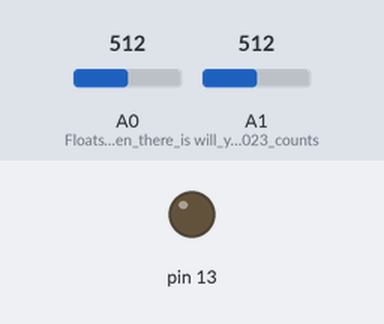
A sketch run on a simulated Arduino Micro, built with avr-gcc and run on an emulated ATmega32U4. Shown: output pins drawn as LEDs (lit = HIGH). The inputs (shaded band) are chosen by the test bench; at power-on: A0 (Floats_HIGH_when_there_is) = 512, A1 (will_yield_1023_counts) = 512. USB keyboard and mouse output is not drawn.

Above: at 1.2 s.
1.3 s: A0 (Floats_HIGH_when_there_is) set to 502
At 2.0 s:
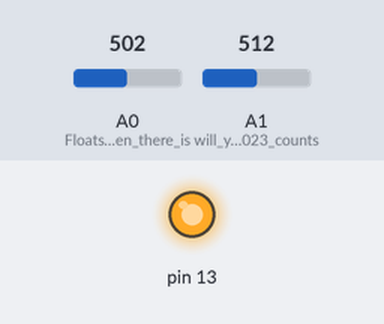
2.8 s: A0 (Floats_HIGH_when_there_is) set to 511
At 3.1 s:
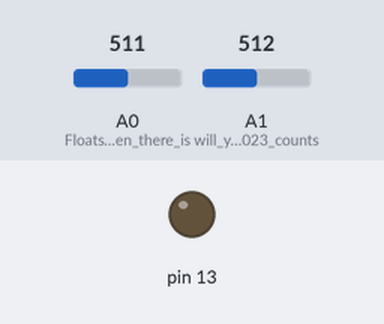
4.3 s: A0 (Floats_HIGH_when_there_is) set to 306
At 5.5 s:
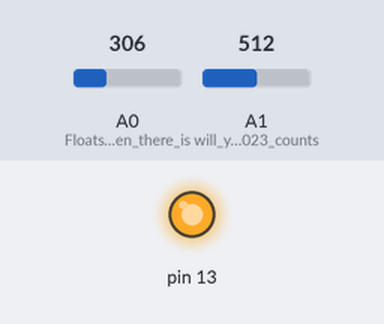
Timing chart, 0 to 7.3 s (numbered marks = the images above; inputs shaded):
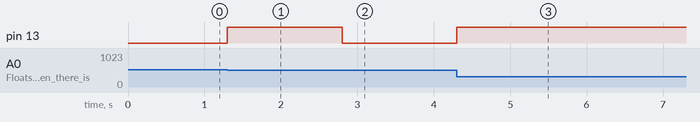

The sketch:

ZoomEndDebounce.ino
```cpp
/* This sketch uses a momentary contact E-Stop button (ASIN B07DYKQDJK) and the keyboard emulation
capabilities of the Arduino Micro, to send keystrokes to leave a Zoom meeting.  The E-Stop button
is set up so that actuation closes one circuit to ground (normally open, NO) and opens another
(normally closed, NC) also to ground.  We use A0 to monitor the voltage on the NO line and A1 to
monitor the voltage on the NC line. The values on AO are held HIGH (1023 counts) via the internal
PULL_UP and driven LOW when the NO switch is closed. Conversely, A1 values are held LOW by the NC
switch and pulled HIGH by the PULL_UP when the switch is opened.

The keyboard commands are OS specific, so you'll need to set the right flag.*/

#include<Keyboard.h>

#define WINDOWS // Change this flag to match your OS, either LINUX, OSX or WINDOWS
#define NORMAL // define DEBUG for development or NORMAL for production

constexpr int threshold = 1023 / 2; // Set at half of full scale for analog inputs
int NO_raw_value = 0;               //Normally OPEN side of the E-Stop Button
int NC_raw_value = 0;               //Normally CLOSED side of the E-Stop Button
bool is_button_pressed = false;
bool keystroke_sent = false;

void check_state_and_send_shortcut(){
  if (is_button_pressed && !keystroke_sent){
    //kill screenshare in case it was open
    #ifdef OSX
      Keyboard.press(KEY_LEFT_GUI);
      Keyboard.write('S');
      delay(150);
    #endif
    #ifdef WINDOWS
      Keyboard.press(KEY_LEFT_ALT);
      Keyboard.write('s');
      delay(150);
    #endif
    Keyboard.releaseAll();
    // send escape key to exit screenshare select window (if screenshare was off)
    Keyboard.write(KEY_ESC);
    delay(150);
    // send leave meeting command
    #ifdef OSX
      Keyboard.press(KEY_LEFT_GUI);
      Keyboard.write('w');
      delay(150);
    #endif
    #ifdef WINDOWS
      Keyboard.press(KEY_LEFT_ALT);
      Keyboard.write(KEY_F4);
      delay(150);
    #endif
    Keyboard.releaseAll();
    // press and release enter key to confirm we want to exit
    Keyboard.write(KEY_RETURN);
    keystroke_sent = true;
  }
  Keyboard.end();
}

void turn_on_light(){
  digitalWrite(13, HIGH);
}

void turn_off_light(){
  digitalWrite(13, LOW);
}

void setup() {
  #ifdef DEBUG
    Serial.begin(115200);  //Start the Serial Monotor
  #endif
  pinMode(13, OUTPUT);
  pinMode(A0, INPUT_PULLUP);  //Floats HIGH when there is no contact
  pinMode(A1, INPUT_PULLUP);  //will yield 1023 counts
  Keyboard.begin();
}

void loop() {
  NO_raw_value = analogRead(A0); // Read these counts
  NC_raw_value = analogRead(A1);
  #ifdef DEBUG
    Serial.print("NO_raw value is: ");
    Serial.print(NO_raw_value);
    Serial.print(" | NC_raw value is: ");
    Serial.print(NC_raw_value);
    Serial.println();
  #endif
  if ( NO_raw_value < threshold && NC_raw_value > threshold ){
    is_button_pressed = true;
    turn_on_light();
    #ifdef DEBUG
     Serial.print("Button Pressed - - ");
    #endif
  }
  else {
    is_button_pressed = false;
    keystroke_sent = false;
    turn_off_light();
  }
  #ifdef NORMAL
    check_state_and_send_shortcut();
  #endif
}
```

Measured:
- the behaviour switches between 511 and 510 on A0 (Floats_HIGH_when_there_is) (found by bisection; images 0 and 1)
- after the input at 1.3 s, pin 13: LOW → HIGH at once
- after the input at 2.8 s, pin 13: HIGH → LOW at once
- after the input at 4.3 s, pin 13: LOW → HIGH at once
